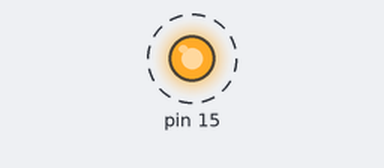
A sketch run on a simulated Arduino Uno, built with avr-gcc and run on an emulated ATmega328P. Parts: output pins drawn as LEDs (lit = HIGH). Dashed ring = blinking. What the sketch prints to the serial monitor is not drawn.

Above: at 0.5 s.
Timing chart, 0 to 4.6 s (numbered marks = the images above):
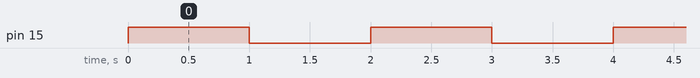

The sketch:

esp8266_test.ino
```cpp
void setup() {
  pinMode(15, OUTPUT);

  Serial.begin(115200);
}

void loop() {
  Serial.println("===== POLL =====");
  digitalWrite(15, HIGH);  // put your setup code here, to run once:
  delay(1000);
  digitalWrite(15, LOW);
  delay(1000);
}
```

Measured:
- by itself, pin 15: alternates HIGH for 1.0 s and LOW for 1.0 s
